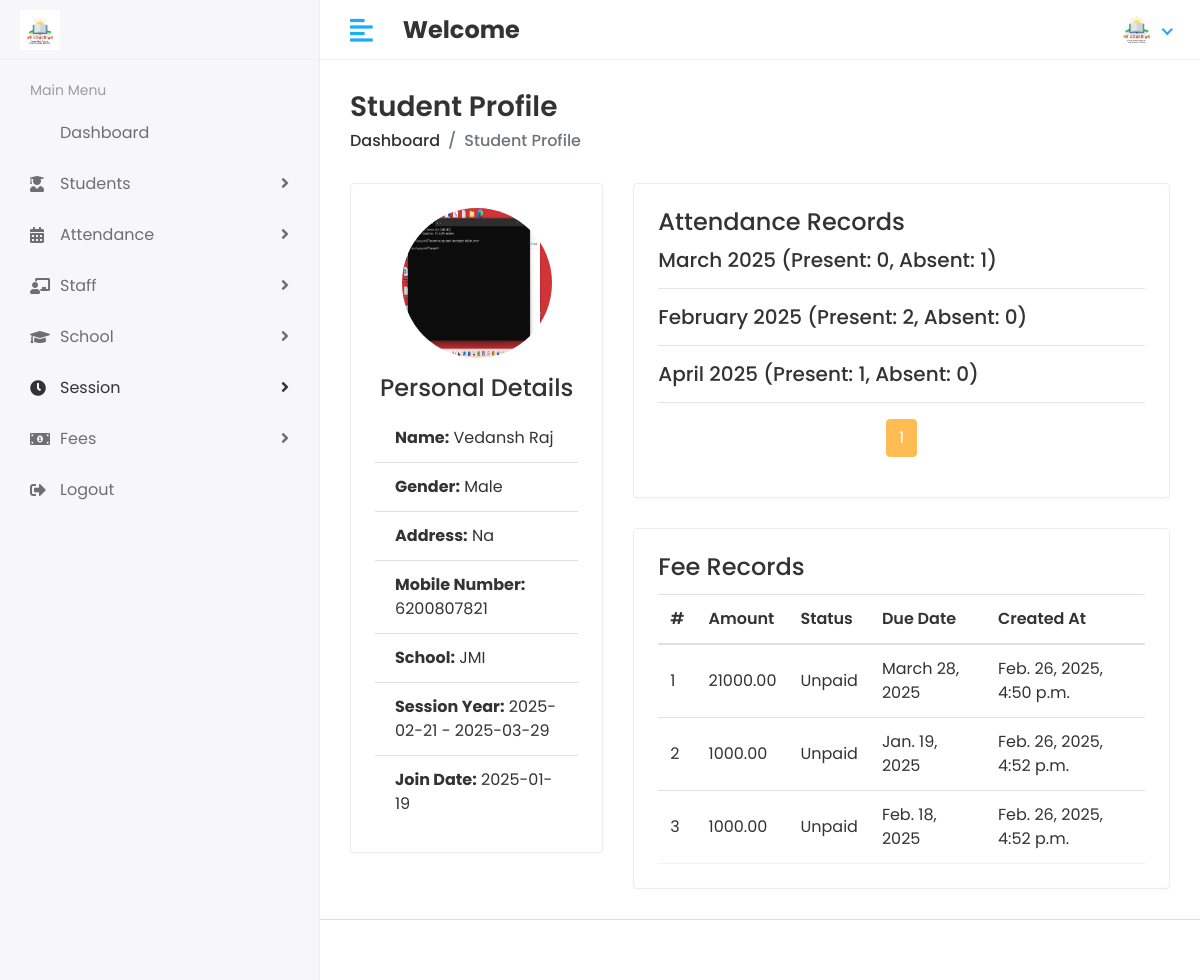
/student/profile/9/ (signed in), run on an earlier commit of the app's database.
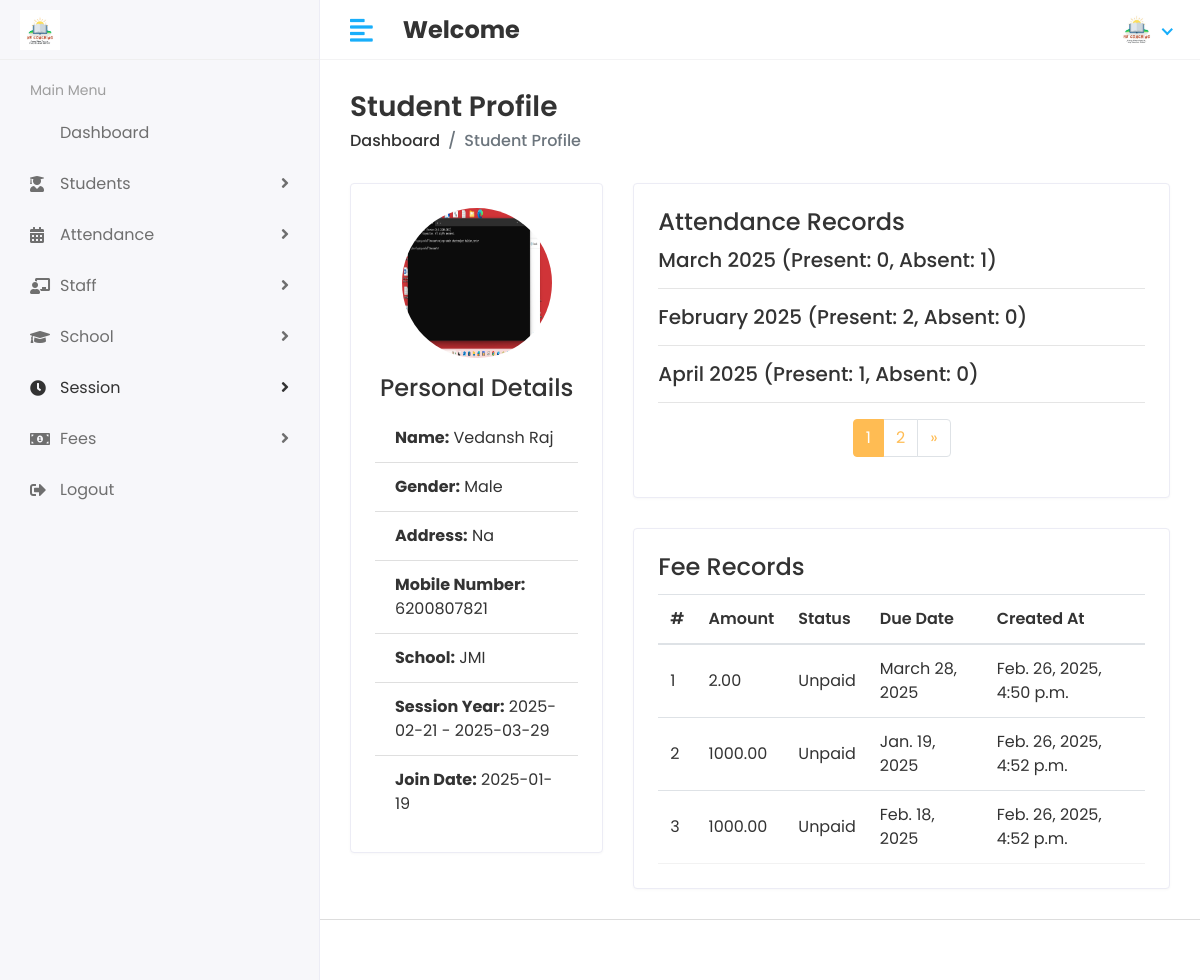
And on a later commit of the database.
### app/models.py (models this page shows, shortened)
class Student(models.Model):
    admin = models.OneToOneField(CustomUser, on_delete=models.CASCADE)
    address = models.TextField()
    gender = models.CharField(max_length=100)
    session_year_id = models.ForeignKey(Session_Year, on_delete=models.DO_NOTHING)
    join_data = models.CharField(max_length=100)
    mobile_number = models.CharField(max_length=20)
    created_at = models.DateTimeField(auto_now_add=True)
    updated_at = models.DateTimeField(auto_now=True)
    school = models.ForeignKey(School, on_delete=models.CASCADE, related_name='students')

class CustomUser(AbstractUser):
    USER = (
        (1, 'HOD'),
        (2, 'STAFF'),
        (3, 'STUDENT'),
    )
    user_type = models.CharField(choices=USER, max_length=50, default=1)
    profile_pic = models.ImageField(upload_to='media/profile_pic')

class School(models.Model):
    name = models.CharField(max_length=100)
    created_at = models.DateTimeField(auto_now_add=True)
    updated_at = models.DateTimeField(auto_now=True)

class Session_Year(models.Model):
    session_start = models.CharField(max_length=150)
    session_end = models.CharField(max_length=150)

class Fee(models.Model):
    student = models.ForeignKey('Student', on_delete=models.CASCADE, related_name='fees')
    amount = models.DecimalField(max_digits=10, decimal_places=2)
    is_paid = models.BooleanField(default=False)
    created_at = models.DateTimeField(auto_now_add=True)
    updated_at = models.DateTimeField(auto_now=True)
    due_date = models.DateField(null=True, blank=True)  # Allow null and blank values
    class Meta:
        get_latest_by = 'created_at'

### student_management_project/Hod_views.py (the view)
# urls.py: path('student/profile/<int:student_id>/', Hod_views.student_profile, name='student_profile'),
@login_required(login_url='/')
def student_profile(request, student_id):
    student = get_object_or_404(Student, id=student_id)
    attendance_reports = Attendance_Report.objects.filter(student_id=student)
    fee_records = Fee.objects.filter(student=student)
    attendance_by_month = defaultdict(lambda: {'present': 0, 'absent': 0})
    for report in attendance_reports:
        month = report.attendance_id.attendance_date.strftime('%B %Y')
        if report.status == 'Present':
            attendance_by_month[month]['present'] += 1
        else:
            attendance_by_month[month]['absent'] += 1
    paginator = Paginator(list(attendance_by_month.items()), 3)  # Show 3 months per page
    page_number = request.GET.get('page')
    page_obj = paginator.get_page(page_number)
    context = {
        'student': student,
        'attendance_by_month': attendance_by_month,
        'page_obj': page_obj,
        'fee_records': fee_records,
    }
    return render(request, 'Hod/student_profile.html', context)

### templates/Hod/student_profile.html (shortened to what this page needs)
{% extends 'base.html' %}
{% block content %}
<div class="page-header">
    <div class="row align-items-center">
        <div class="col">
            <h3 class="page-title">Student Profile</h3>
            <ul class="breadcrumb">
                <li class="breadcrumb-item"><a href="{% url 'hod_home' %}">Dashboard</a></li>
                <li class="breadcrumb-item active">Student Profile</li>
            </ul>
        </div>
    </div>
</div>
<div class="row">
    <div class="col-md-4">
        <div class="card">
            <div class="card-body text-center">
                <img src="/{{ student.admin.profile_pic }}" alt="Student Image" class="img-fluid rounded-circle mb-3" style="width: 150px; height: 150px;">
                <h4 class="card-title">Personal Details</h4>
                <ul class="list-group list-group-flush text-left">
                    <li class="list-group-item"><strong>Name:</strong> {{ student.admin.first_name }} {{ student.admin.last_name }}</li>
                    <li class="list-group-item"><strong>Gender:</strong> {{ student.gender }}</li>
                    <li class="list-group-item"><strong>Address:</strong> {{ student.address }}</li>
                    <li class="list-group-item"><strong>Mobile Number:</strong> {{ student.mobile_number }}</li>
                    <li class="list-group-item"><strong>School:</strong> {{ student.school.name }}</li>
                    <li class="list-group-item"><strong>Session Year:</strong> {{ student.session_year_id.session_start }} - {{ student.session_year_id.session_end }}</li>
                    <li class="list-group-item"><strong>Join Date:</strong> {{ student.join_data }}</li>
                </ul>
            </div>
        </div>
    </div>
    <div class="col-md-8">
        <div class="card">
            <div class="card-body">
                <h4 class="card-title">Attendance Records</h4>
                <div class="table-responsive">
                    {% for month, counts in page_obj %}
                    <h5>{{ month }} (Present: {{ counts.present }}, Absent: {{ counts.absent }})</h5>
                    <hr>
                    {% endfor %}
                </div>
                <div class="pagination-wrapper">
                    <nav aria-label="Page navigation">
                        <ul class="pagination justify-content-center">
                            {% for num in page_obj.paginator.page_range %}
                            <li class="page-item {% if page_obj.number == num %}active{% endif %}">
                                <a class="page-link" href="?page={{ num }}">{{ num }}</a>
                            </li>
                            {% endfor %}
                            {% if page_obj.has_next %}
                            <li class="page-item">
                                <a class="page-link" href="?page={{ page_obj.next_page_number }}" aria-label="Next">
                                    <span aria-hidden="true">&raquo;</span>
                                </a>
                            </li>
                            {% endif %}
                        </ul>
                    </nav>
                </div>
            </div>
        </div>
        <div class="card mt-4">
            <div class="card-body">
                <h4 class="card-title">Fee Records</h4>
                <div class="table-responsive">
                    <table class="table table-hover table-center mb-0">
                        <thead>
                            <tr>
                                <th>#</th>
                                <th>Amount</th>
                                <th>Status</th>
                                <th>Due Date</th>
                                <th>Created At</th>
                            </tr>
                        </thead>
                        <tbody>
                            {% for fee in fee_records %}
                            <tr>
                                <td>{{ forloop.counter }}</td>
                                <td>{{ fee.amount }}</td>
                                <td>{{ fee.is_paid|yesno:"Paid,Unpaid" }}</td>
                                <td>{{ fee.due_date }}</td>
                                <td>{{ fee.created_at }}</td>
                            </tr>
                            {% endfor %}
                        </tbody>
                    </table>
                </div>
            </div>
        </div>
    </div>
</div>
{% endblock %}

### templates/base.html (shortened to what this page needs)
{% load static %}
<!DOCTYPE html>
<html lang="en">
<head>
   <link rel="stylesheet" href="{% static 'assets/plugins/bootstrap/css/bootstrap.min.css' %}">
   <link rel="stylesheet" href="{% static 'assets/plugins/fontawesome/css/fontawesome.min.css' %}">
   <link rel="stylesheet" href="{% static 'assets/plugins/fontawesome/css/all.min.css' %}">
   <link rel="stylesheet" href="{% static 'assets/css/style.css' %}">
    <link rel="stylesheet" href="{% static 'assets/plugins/datatables/datatables.min.css' %}">
</head>
<body>
   <div class="main-wrapper">
   {% include "includes/header.html" %}
   {% include "includes/sidebar.html" %}
<div class="page-wrapper">
    <div class="content container-fluid">
    {% block content %}
    {% endblock %}
    </div>
    {% include "includes/footer.html" %}
</div>
   </div>
</body>
</html>

### templates/includes/header.html (shortened to what this page needs)
{% load static %}
<div class="header">
         <div class="header-left">
            <a href="#" class="logo">
               <img src="{% static 'assets/img/logo.jpg' %}" alt="Logo">
            </a>
         </div>
         <a href="javascript:void(0);" id="toggle_btn">
            <i class="fas fa-align-left"></i>
         </a>
         <div class="top-nav-search mt-3">
           <h4><strong>Welcome &nbsp;</strong></h4>
         </div>
         <ul class="nav user-menu">
            <li class="nav-item dropdown has-arrow">
               <a href="#" class="dropdown-toggle nav-link" data-toggle="dropdown">
                   {% if user.profile_pic == "" %}
                        <span class="user-img"><img class="rounded-circle" src="{% static 'assets/img/favicon.jpg' %}" width="31"
                        alt=""></span>
                   {% else %}
                        <span class="user-img"><img class="rounded-circle" src="/{{user.profile_pic}}" width="31"
                        alt=""></span>
                   {% endif %}
               </a>
            </li>
         </ul>
      </div>

### templates/includes/sidebar.html (shortened to what this page needs)
{% load active_link_tags %}
{% load static %}
<div class="sidebar" id="sidebar">
    <div class="sidebar-inner slimscroll">
        <div id="sidebar-menu" class="sidebar-menu">
            {% if user.user_type == '1' %}
            <ul>
                <li class="menu-title">
                    <span>Main Menu</span>
                </li>
                <li class="{% active_link 'hod_home' 'active' %}">
                    <a href="{% url 'hod_home' %}"> <span>Dashboard</span></a>
                </li>
                <li class="submenu {% active_link 'add_student' 'active' %} {% active_link 'view_student' 'active' %}">
                    <a href="#"><i class="fas fa-user-graduate"></i> <span> Students</span> <span class="menu-arrow"></span></a>
                </li>
                <li class="submenu {% active_link 'mark_attendance' 'active' %} {% active_link 'view_attendance' 'active' %} {% active_link 'attendance_summary' 'active' %}">
                    <a href="#"><i class="fas fa-calendar-alt"></i> <span> Attendance</span> <span class="menu-arrow"></span></a>
                </li>
                <li class="submenu {% active_link 'add_staff' 'active' %} {% active_link 'view_staff' 'active' %}">
                    <a href="#"><i class="fas fa-chalkboard-teacher"></i> <span> Staff</span> <span class="menu-arrow"></span></a>
                </li>
                <li class="submenu {% active_link 'add_school' 'active' %} {% active_link 'view_school' 'active' %}">
                    <a href="#"><i class="fa fa-graduation-cap"></i> <span> School</span> <span class="menu-arrow"></span></a>
                </li>
                <li class="submenu {% active_link 'add_session' 'active' %} {% active_link 'view_session' 'active' %}">
                    <a><i class="fas fa-clock"></i> <span> Session</span> <span class="menu-arrow"></span></a>
                </li>
                <li class="submenu {% active_link 'fee_list' 'active' %} {% active_link 'view_due_fees' 'active' %}">
                    <a href="#"><i class="fas fa-money-bill-alt"></i> <span> Fees</span> <span class="menu-arrow"></span></a>
                </li>
                <li class="{% active_link 'logout' 'active' %}">
                    <a href="{% url 'logout' %}"><i class="fas fa-sign-out-alt"></i> <span>Logout</span></a>
                </li>
            </ul>
            {% endif %}
        </div>
    </div>
</div>

### templates/includes/footer.html
{% load static %}
     <footer>
     </footer>

What changed in the data, as far as the page shows it:
changed Fee "March 28, 2025": amount "21000.00" → "2.00"
Also different on the page:
new list line: "2"
